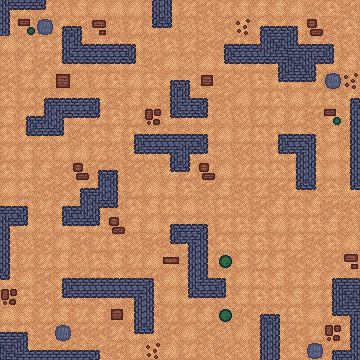

Rendered tile map (Tiled .tmx) drawn with the repository's tilesets; below, a short description and the map source with its tile grids summarised:
An orthogonal 20x20 tile map with 18x18 px tiles, 2 tile layers (floor, walls) and 33 objects.

<map version="1.9" tiledversion="1.9.2" orientation="orthogonal" renderorder="right-down" width="20" height="20" tilewidth="18" tileheight="18" infinite="0" nextlayerid="3" nextobjectid="1">
 <tileset firstgid="1" name="wall" tilewidth="18" tileheight="18" tilecount="30" columns="6">
  <image source="battlefeild.png" width="108" height="90" />
  <tile id="0">
   <objectgroup draworder="index" id="2">
    <object id="1" x="8" y="8" width="10" height="10">
     <properties>
      <property name="shape" value="Rectangle" />
     </properties>
    </object>
   </objectgroup>
  </tile>
  <tile id="1">
   <objectgroup draworder="index" id="2">
    <object id="1" x="0" y="8" width="18" height="10">
     <properties>
      <property name="shape" value="Rectangle" />
     </properties>
    </object>
   </objectgroup>
  </tile>
  <tile id="2">
   <objectgroup draworder="index" id="2">
    <object id="1" x="0" y="8" width="10" height="10">
     <properties>
      <property name="shape" value="Rectangle" />
     </properties>
    </object>
   </objectgroup>
  </tile>
  <tile id="6">
   <objectgroup draworder="index" id="2">
    <object id="1" x="8" y="0" width="10" height="18">
     <properties>
      <property name="shape" value="Rectangle" />
     </properties>
    </object>
   </objectgroup>
  </tile>
  <tile id="7">
   <objectgroup draworder="index" id="2">
    <object id="1" x="-0.125" y="0" width="18" height="18">
     <properties>
      <property name="shape" value="Rectangle" />
     </properties>
    </object>
   </objectgroup>
  </tile>
  <tile id="8">
   <objectgroup draworder="index" id="2">
    <object id="1" x="0" y="0" width="10" height="18">
     <properties>
      <property name="shape" value="Rectangle" />
     </properties>
    </object>
   </objectgroup>
  </tile>
  <tile id="12">
   <objectgroup draworder="index" id="2">
    <object id="1" x="8" y="0" width="10" height="10">
     <properties>
      <property name="shape" value="Rectangle" />
     </properties>
    </object>
   </objectgroup>
  </tile>
  <tile id="13">
   <objectgroup draworder="index" id="2">
    <object id="1" x="0" y="0" width="18" height="10">
     <properties>
      <property name="shape" value="Rectangle" />
     </properties>
    </object>
   </objectgroup>
  </tile>
  <tile id="14">
   <objectgroup draworder="index" id="2">
    <object id="1" x="0" y="0" width="10" height="10">
     <properties>
      <property name="shape" value="Rectangle" />
     </properties>
    </object>
   </objectgroup>
  </tile>
  <tile id="15">
   <objectgroup draworder="index" id="3">
    <object id="2" x="1" y="1" width="8" height="11">
     <properties>
      <property name="shape" value="Rectangle" />
     </properties>
    </object>
    <object id="3" x="9" y="11" width="7" height="6">
     <properties>
      <property name="shape" value="Rectangle" />
     </properties>
    </object>
    <object id="4" x="10" y="1" width="7" height="7">
     <properties>
      <property name="shape" value="Rectangle" />
     </properties>
    </object>
    <object id="5" x="3" y="13" width="4" height="4">
     <properties>
      <property name="shape" value="Rectangle" />
     </properties>
    </object>
   </objectgroup>
  </tile>
  <tile id="16">
   <objectgroup draworder="index" id="2">
    <object id="1" x="2" y="2" width="14" height="14">
     <properties>
      <property name="shape" value="Rectangle" />
     </properties>
    </object>
   </objectgroup>
  </tile>
  <tile id="17">
   <objectgroup draworder="index" id="2">
    <object id="1" x="2" y="2" width="14" height="8">
     <properties>
      <property name="shape" value="Rectangle" />
     </properties>
    </object>
    <object id="2" x="9" y="12" width="7" height="5">
     <properties>
      <property name="shape" value="Rectangle" />
     </properties>
    </object>
   </objectgroup>
  </tile>
  <tile id="18">
   <objectgroup draworder="index" id="2">
    <object id="2" x="10" y="10">
     <properties>
      <property name="shape" value="Polygon" />
     </properties>
     <polygon points="-0.03125,-0.0625 7.94531,-0.0664063 7.97266,-10.0625 -10.0243,-10.0514 -10.0444,7.97014 -0.03125,7.94141" />
    </object>
   </objectgroup>
  </tile>
  <tile id="19">
   <objectgroup draworder="index" id="3">
    <object id="2" x="8" y="10">
     <properties>
      <property name="shape" value="Polygon" />
     </properties>
     <polygon points="0.03125,-0.0625 -7.94531,-0.0664063 -7.97266,-10.0625 10.0243,-10.0514 10.0444,7.97014 0.03125,7.94141" />
    </object>
   </objectgroup>
  </tile>
  <tile id="21">
   <objectgroup draworder="index" id="2">
    <!-- 15 objects omitted --></objectgroup>
  </tile>
  <tile id="22">
   <objectgroup draworder="index" id="2">
    <!-- 13 objects omitted --></objectgroup>
  </tile>
  <tile id="23">
   <objectgroup draworder="index" id="2">
    <!-- 12 objects omitted --></objectgroup>
  </tile>
  <tile id="24">
   <properties>
    <property name="shape" value="Polygon" />
   </properties>
   <objectgroup draworder="index" id="2">
    <!-- 11 objects omitted --></objectgroup>
  </tile>
  <tile id="25">
   <properties>
    <property name="shape" value="Polygon" />
   </properties>
   <objectgroup draworder="index" id="2">
    <!-- 10 objects omitted --></objectgroup>
  </tile>
  <tile id="27">
   <objectgroup draworder="index" id="2">
    <!-- 9 objects omitted --></objectgroup>
  </tile>
  <tile id="28">
   <objectgroup draworder="index" id="2">
    <!-- 3 objects omitted --></objectgroup>
  </tile>
  <tile id="29">
   <objectgroup draworder="index" id="2">
    <!-- 1 objects omitted --></objectgroup>
  </tile>
  <wangsets>
   <wangset name="wall" type="corner" tile="-1">
    <wangcolor name="void" color="#ff0000" tile="-1" probability="1" />
    <wangcolor name="wall" color="#00ff00" tile="-1" probability="1" />
    <wangcolor name="sand" color="#0000ff" tile="-1" probability="1" />
    <wangcolor name="block" color="#ff7700" tile="-1" probability="1" />
    <wangtile tileid="0" wangid="0,1,0,2,0,1,0,1" />
    <wangtile tileid="1" wangid="0,1,0,2,0,2,0,1" />
    <wangtile tileid="2" wangid="0,1,0,1,0,2,0,1" />
    <wangtile tileid="3" wangid="0,3,0,3,0,3,0,3" />
    <wangtile tileid="4" wangid="0,3,0,3,0,3,0,3" />
    <wangtile tileid="5" wangid="0,3,0,3,0,3,0,3" />
    <wangtile tileid="6" wangid="0,2,0,2,0,1,0,1" />
    <wangtile tileid="7" wangid="0,2,0,2,0,2,0,2" />
    <wangtile tileid="8" wangid="0,1,0,1,0,2,0,2" />
    <wangtile tileid="9" wangid="0,3,0,3,0,3,0,3" />
    <wangtile tileid="10" wangid="0,3,0,3,0,3,0,3" />
    <wangtile tileid="11" wangid="0,3,0,3,0,3,0,3" />
    <wangtile tileid="12" wangid="0,2,0,1,0,1,0,1" />
    <wangtile tileid="13" wangid="0,2,0,1,0,1,0,2" />
    <wangtile tileid="14" wangid="0,1,0,1,0,1,0,2" />
    <wangtile tileid="15" wangid="0,4,0,4,0,4,0,4" />
    <wangtile tileid="16" wangid="0,4,0,4,0,4,0,4" />
    <wangtile tileid="17" wangid="0,4,0,4,0,4,0,4" />
    <wangtile tileid="18" wangid="0,2,0,1,0,2,0,2" />
    <wangtile tileid="19" wangid="0,2,0,2,0,1,0,2" />
    <wangtile tileid="21" wangid="0,4,0,4,0,4,0,4" />
    <wangtile tileid="22" wangid="0,4,0,4,0,4,0,4" />
    <wangtile tileid="23" wangid="0,4,0,4,0,4,0,4" />
    <wangtile tileid="24" wangid="0,1,0,2,0,2,0,2" />
    <wangtile tileid="25" wangid="0,2,0,2,0,2,0,1" />
    <wangtile tileid="27" wangid="0,4,0,4,0,4,0,4" />
    <wangtile tileid="28" wangid="0,4,0,4,0,4,0,4" />
    <wangtile tileid="29" wangid="0,4,0,4,0,4,0,4" />
   </wangset>
  </wangsets>
 </tileset>
 <layer id="2" name="floor" width="20" height="20">
  <data>[400 cells, 400 non-empty, 6 distinct tile ids]</data>
 </layer>
 <layer id="1" name="walls" width="20" height="20">
  <data>[400 cells, 184 non-empty, 23 distinct tile ids]</data>
 </layer>
</map>
<!-- 15 of 33 objects omitted -->